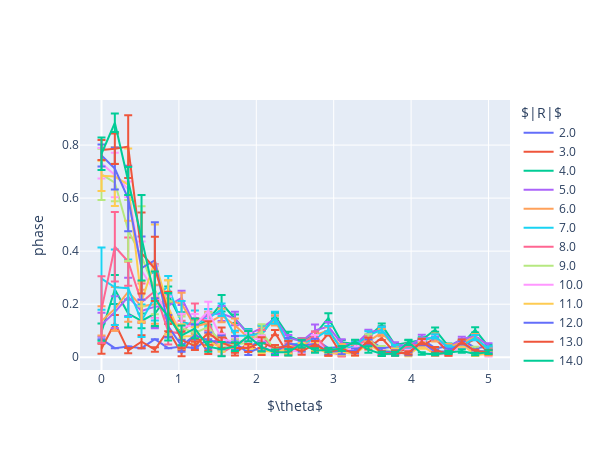

Write notebook code for a chart like this one.
### Code cell
from scipy.stats import sem
lines = []
for idx, rule in enumerate(rules):
    line = go.Scatter(x = temps,\
                      y = orderData[idx,..., 0].mean(0),
                      error_y = dict(array = sem(orderData[idx, ..., 0], 0) * 2),\
                      name = rule,\
                      mode = 'lines')
    lines.append(line)
fig = go.Figure(data = lines)
fig.update_layout(\
                 xaxis_title = r'$\theta$',\
                 yaxis_title = 'phase',\
#                  yaxis = dict(dtick = "log", type = "log"),\
                 width = 600,\
                 autosize = False,\
                 legend_title = '$|R|$')
fig.show()
